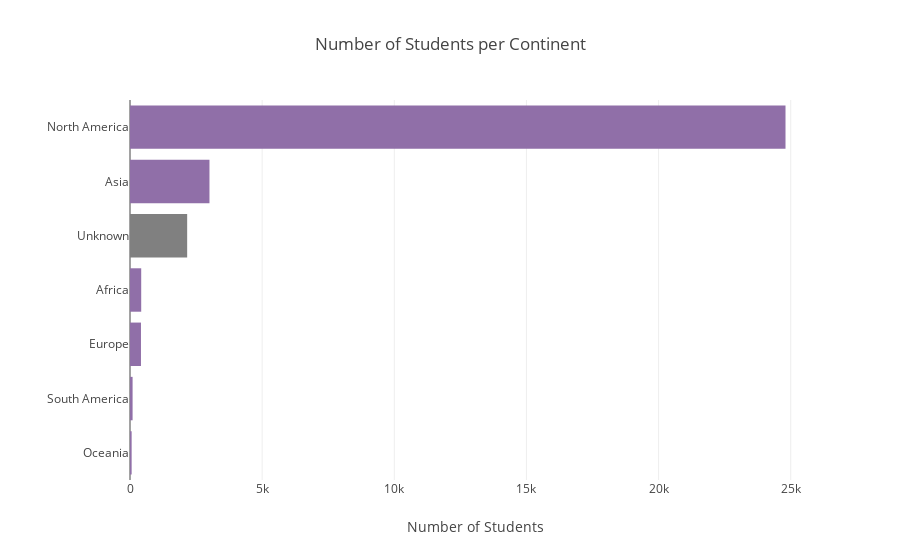

The notebook cell saved with this chart:
### Markdown cell above
### **<span style="color: red">Observation: </span>** It is clear that most of the students registered are based on the U.S (** over 24k !** ). The second country with most students is India ( **~ 2500 students** ). In the nexts charts, we'll take a closer look at each continent.
#### **<span style="color: blue">Note: </span>** *The Map is interactive. Feel free to hover over the countries to see the numbers.*

### Code cell
count_students_per_country['Country Continent'] = count_students_per_country['Country Name'].apply(get_continent)
count_students_per_continent = count_students_per_country.groupby('Country Continent').sum().sort_values('Count Students', ascending=False)
#count_students_per_continent

fig = {
    'data': [{
        'type': 'bar',
        'x': count_students_per_continent['Count Students'],
        'y': count_students_per_continent.index.values,
        'orientation': 'h',
        'marker': {'color': [BAR_COLOR if count_students_per_continent.index.values[i] != 'Unknown' else 'grey' for i in range(len(count_students_per_continent))]}
    }],
    'layout': {
        'title': 'Number of Students per Continent',
        'xaxis': {'title': 'Number of Students'},
        'yaxis': {'autorange': 'reversed'},
        'margin': {'l': 130}
    }
}
iplot(fig)

### Figure 1 — Plotly figure (JSON) as saved in the notebook; plotly's stock layout.template omitted (floating-point values rounded to 4 significant figures)
{"data": [{"marker": {"color": ["#906FA8", "#906FA8", "grey", "#906FA8", "#906FA8", "#906FA8", "#906FA8"]}, "orientation": "h", "type": "bar", "uid": "28d128cf-1cbb-4c9e-9df0-218f60b326fa", "x": [24802, 3007, 2163, 424, 415, 98, 62], "y": ["North America", "Asia", "Unknown", "Africa", "Europe", "South America", "Oceania"]}], "layout": {"margin": {"l": 130}, "title": {"text": "Number of Students per Continent"}, "xaxis": {"title": {"text": "Number of Students"}}, "yaxis": {"autorange": "reversed"}}}
